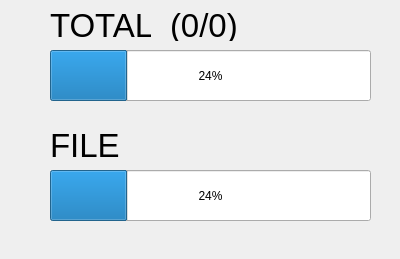
<?xml version="1.0" encoding="UTF-8"?>
<ui version="4.0">
 <class>progressDlg</class>
 <widget class="QDialog" name="progressDlg">
  <property name="geometry">
   <rect>
    <x>0</x>
    <y>0</y>
    <width>400</width>
    <height>259</height>
   </rect>
  </property>
  <property name="windowTitle">
   <string>Dialog</string>
  </property>
  <widget class="QProgressBar" name="progressBar">
   <property name="geometry">
    <rect>
     <x>50</x>
     <y>50</y>
     <width>321</width>
     <height>51</height>
    </rect>
   </property>
   <property name="value">
    <number>24</number>
   </property>
  </widget>
  <widget class="QProgressBar" name="progressBar_2">
   <property name="geometry">
    <rect>
     <x>50</x>
     <y>170</y>
     <width>321</width>
     <height>51</height>
    </rect>
   </property>
   <property name="value">
    <number>24</number>
   </property>
  </widget>
  <widget class="QLabel" name="label">
   <property name="geometry">
    <rect>
     <x>50</x>
     <y>10</y>
     <width>101</width>
     <height>31</height>
    </rect>
   </property>
   <property name="font">
    <font>
     <pointsize>25</pointsize>
    </font>
   </property>
   <property name="text">
    <string>TOTAL</string>
   </property>
  </widget>
  <widget class="QLabel" name="label_2">
   <property name="geometry">
    <rect>
     <x>50</x>
     <y>130</y>
     <width>71</width>
     <height>31</height>
    </rect>
   </property>
   <property name="font">
    <font>
     <pointsize>25</pointsize>
    </font>
   </property>
   <property name="text">
    <string>FILE</string>
   </property>
  </widget>
  <widget class="QLabel" name="label_3">
   <property name="geometry">
    <rect>
     <x>170</x>
     <y>10</y>
     <width>101</width>
     <height>31</height>
    </rect>
   </property>
   <property name="font">
    <font>
     <pointsize>25</pointsize>
    </font>
   </property>
   <property name="text">
    <string>(0/0)</string>
   </property>
  </widget>
 </widget>
 <resources/>
 <connections/>
</ui>
